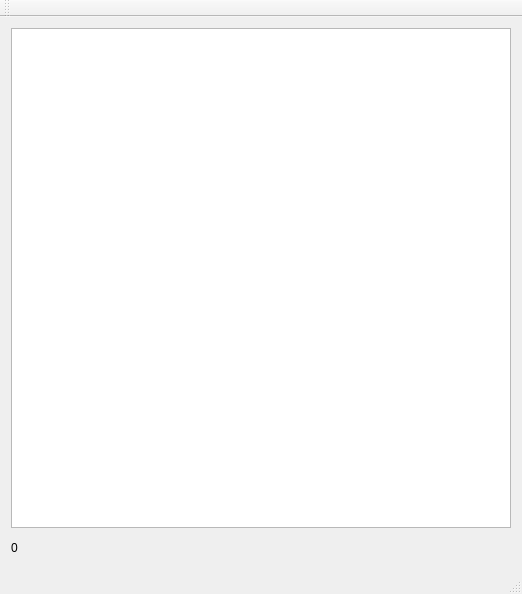
<?xml version="1.0" encoding="UTF-8"?>
<ui version="4.0">
 <class>QFlyingBall</class>
 <widget class="QMainWindow" name="QFlyingBall">
  <property name="geometry">
   <rect>
    <x>0</x>
    <y>0</y>
    <width>518</width>
    <height>594</height>
   </rect>
  </property>
  <property name="windowTitle">
   <string>QFlyingBall</string>
  </property>
  <widget class="QWidget" name="centralWidget">
   <layout class="QVBoxLayout" name="verticalLayout">
    <item>
     <widget class="GameView" name="gameView">
      <property name="sizePolicy">
       <sizepolicy hsizetype="Fixed" vsizetype="Fixed">
        <horstretch>0</horstretch>
        <verstretch>0</verstretch>
       </sizepolicy>
      </property>
      <property name="minimumSize">
       <size>
        <width>500</width>
        <height>500</height>
       </size>
      </property>
      <property name="verticalScrollBarPolicy">
       <enum>Qt::ScrollBarAlwaysOff</enum>
      </property>
      <property name="horizontalScrollBarPolicy">
       <enum>Qt::ScrollBarAlwaysOff</enum>
      </property>
      <property name="sceneRect">
       <rectf>
        <x>0.000000000000000</x>
        <y>0.000000000000000</y>
        <width>500.000000000000000</width>
        <height>500.000000000000000</height>
       </rectf>
      </property>
      <property name="alignment">
       <set>Qt::AlignLeading|Qt::AlignLeft|Qt::AlignTop</set>
      </property>
     </widget>
    </item>
    <item>
     <widget class="QLabel" name="point">
      <property name="text">
       <string>0</string>
      </property>
     </widget>
    </item>
   </layout>
  </widget>
  <widget class="QMenuBar" name="menuBar">
   <property name="geometry">
    <rect>
     <x>0</x>
     <y>0</y>
     <width>518</width>
     <height>18</height>
    </rect>
   </property>
  </widget>
  <widget class="QToolBar" name="mainToolBar">
   <attribute name="toolBarArea">
    <enum>TopToolBarArea</enum>
   </attribute>
   <attribute name="toolBarBreak">
    <bool>false</bool>
   </attribute>
  </widget>
  <widget class="QStatusBar" name="statusBar"/>
 </widget>
 <layoutdefault spacing="6" margin="11"/>
 <customwidgets>
  <customwidget>
   <class>GameView</class>
   <extends>QGraphicsView</extends>
   <header>gameview.h</header>
  </customwidget>
 </customwidgets>
 <resources/>
 <connections/>
</ui>
